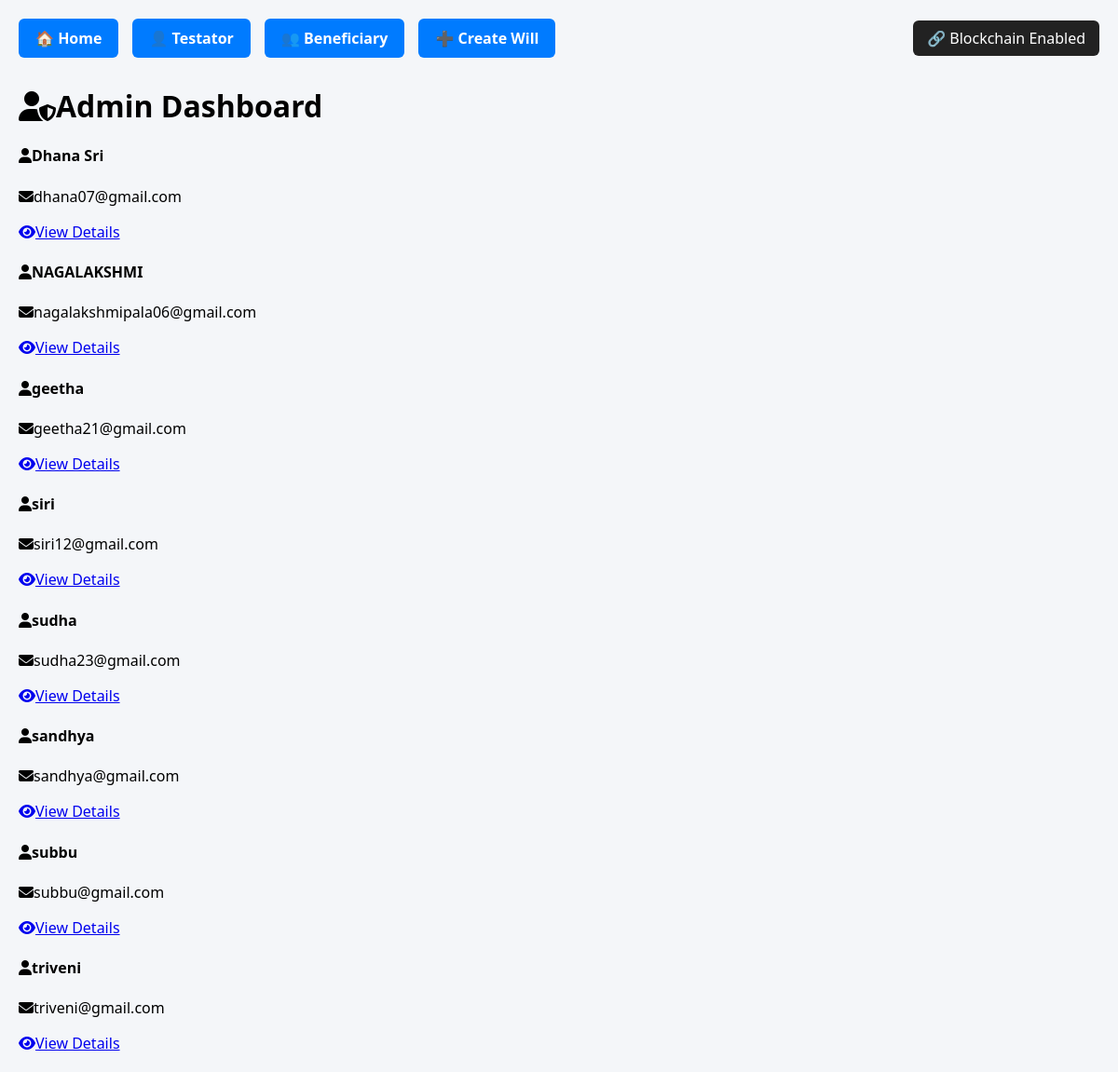
Screenshot of /admin-dashboard/ with the database file from the repository.
### dashboard/models.py (models this page shows, shortened)
class Testator(models.Model):
    name = models.CharField(max_length=100)
    email = models.EmailField()
    aadhaar = models.CharField(
        max_length=12,
        unique=True,
        validators=[aadhaar_validator]
    )
    wallet_address = models.CharField(
    max_length=42,
    default="0x0000000000000000000000000000000000000000"
)

### dashboard/views.py (the view)
# urls.py: path('admin-dashboard/', views.admin_dashboard, name='admin_dashboard'),
def admin_dashboard(request):
    testators = Testator.objects.all()
    return render(request, "dashboard/admin_dashboard.html", {
        "testators": testators
    })

### dashboard/templates/dashboard/admin_dashboard.html (shortened to what this page needs)
{% extends 'dashboard/home.html' %}
{% block content %}
<h1><i class="fas fa-user-shield me-2"></i>Admin Dashboard</h1>
<div class="row">
    {% for testator in testators %}
    <div class="col-md-4 mb-3">
        <div class="card">
            <h4><i class="fas fa-user me-1"></i>{{ testator.name }}</h4>
            <p><i class="fas fa-envelope me-1"></i>{{ testator.email }}</p>
            <a href="{% url 'testator_detail' testator.id %}" class="btn-custom"><i class="fas fa-eye me-1"></i>View Details</a>
        </div>
    </div>
    {% empty %}
    <p>No testators available.</p>
    {% endfor %}
</div>
{% endblock %}

### dashboard/templates/dashboard/home.html (shortened to what this page needs)
{% load static %}
<!DOCTYPE html>
<html lang="en">
<head>
    <link rel="stylesheet"
          href="https://cdnjs.cloudflare.com/ajax/libs/font-awesome/6.4.0/css/all.min.css">
</head>
<body>
<nav>
    <a href="/">🏠 Home</a>
    <a href="{% url 'admin_dashboard' %}">👤 Testator</a>
    <a href="{% url 'beneficiary_dashboard' %}">👥 Beneficiary</a>
    <a href="{% url 'create_will' %}">➕ Create Will</a>
    <div class="wallet-box">
        🔗 Blockchain Enabled
    </div>
</nav>
{% block content %}{% endblock %}
</body>
</html>

### dashboard/templates/dashboard/home.html (style rules this page uses)
body { font-family: 'Segoe UI'; margin: 20px; background-color: #f4f6f9; }
nav { display:flex; gap:15px; margin-bottom:30px; align-items:center; }
nav a { padding:10px 18px; background:#007BFF; color:white; text-decoration:none; border-radius:6px; font-weight:bold; }
.wallet-box { margin-left:auto; background:#222; color:#fff; padding:8px 15px; border-radius:6px; }

### rows the page displays
Testator: name "Dhana Sri", email "dhana07@gmail.com"
Testator: name "NAGALAKSHMI", email "nagalakshmipala06@gmail.com"
Testator: name "geetha", email "geetha21@gmail.com"
Testator: name "siri", email "siri12@gmail.com"
Testator: name "sudha", email "sudha23@gmail.com"
Testator: name "sandhya", email "sandhya@gmail.com"
Testator: name "subbu", email "subbu@gmail.com"
Testator: name "triveni", email "triveni@gmail.com"
